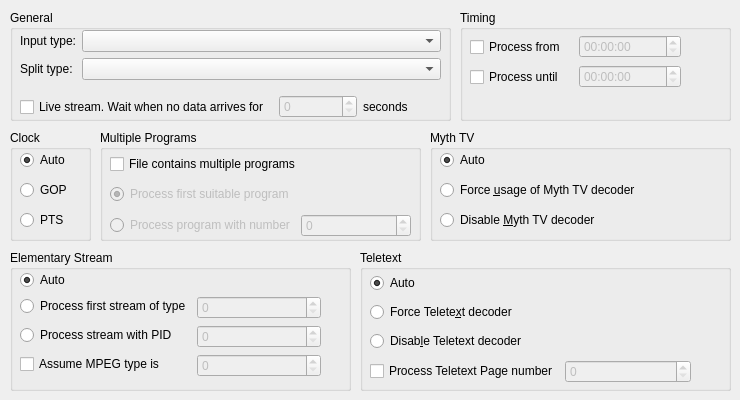
   <widget class="QWidget" name="tabInput">
    <attribute name="title">
     <string>Input</string>
    </attribute>
    <widget class="QGroupBox" name="gbGeneral">
     <property name="geometry">
      <rect>
       <x>10</x>
       <y>10</y>
       <width>441</width>
       <height>111</height>
      </rect>
     </property>
     <property name="title">
      <string>General</string>
     </property>
     <widget class="QWidget" name="horizontalLayoutWidget_4">
      <property name="geometry">
       <rect>
        <x>10</x>
        <y>80</y>
        <width>420</width>
        <height>34</height>
       </rect>
      </property>
      <layout class="QHBoxLayout" name="horizontalLayout_4">
       <item>
        <widget class="QCheckBox" name="cbLiveStream">
         <property name="text">
          <string>Live stream. Wait when no data arrives for </string>
         </property>
        </widget>
       </item>
       <item>
        <widget class="QSpinBox" name="sbLiveStreamWait">
         <property name="enabled">
          <bool>false</bool>
         </property>
         <property name="maximum">
          <number>120</number>
         </property>
         <property name="value">
          <number>0</number>
         </property>
        </widget>
       </item>
       <item>
        <widget class="QLabel" name="lLiveStreamSeconds">
         <property name="text">
          <string>seconds</string>
         </property>
        </widget>
       </item>
      </layout>
     </widget>
     <widget class="QWidget" name="formLayoutWidget_4">
      <property name="geometry">
       <rect>
        <x>10</x>
        <y>20</y>
        <width>421</width>
        <height>72</height>
       </rect>
      </property>
      <layout class="QFormLayout" name="formLayout_5">
       <item row="0" column="0">
        <widget class="QLabel" name="lInputType">
         <property name="text">
          <string>Input type:</string>
         </property>
        </widget>
       </item>
       <item row="0" column="1">
        <widget class="QComboBox" name="cbInputType"/>
       </item>
       <item row="1" column="0">
        <widget class="QLabel" name="lSplitType">
         <property name="text">
          <string>Split type:</string>
         </property>
        </widget>
       </item>
       <item row="1" column="1">
        <widget class="QComboBox" name="cbSplitType"/>
       </item>
      </layout>
     </widget>
    </widget>
    <widget class="QGroupBox" name="gbInputTime">
     <property name="geometry">
      <rect>
       <x>460</x>
       <y>10</y>
       <width>271</width>
       <height>111</height>
      </rect>
     </property>
     <property name="title">
      <string>Timing</string>
     </property>
     <widget class="QWidget" name="horizontalLayoutWidget_3">
      <property name="geometry">
       <rect>
        <x>10</x>
        <y>20</y>
        <width>211</width>
        <height>34</height>
       </rect>
      </property>
      <layout class="QHBoxLayout" name="horizontalLayout_3">
       <item>
        <widget class="QCheckBox" name="cbStartAt">
         <property name="text">
          <string>Process from</string>
         </property>
        </widget>
       </item>
       <item>
        <widget class="QTimeEdit" name="teStartAt">
         <property name="enabled">
          <bool>false</bool>
         </property>
        </widget>
       </item>
      </layout>
     </widget>
     <widget class="QWidget" name="horizontalLayoutWidget_2">
      <property name="geometry">
       <rect>
        <x>10</x>
        <y>50</y>
        <width>211</width>
        <height>34</height>
       </rect>
      </property>
      <layout class="QHBoxLayout" name="horizontalLayout_2">
       <item>
        <widget class="QCheckBox" name="cbEndAt">
         <property name="text">
          <string>Process until</string>
         </property>
        </widget>
       </item>
       <item>
        <widget class="QTimeEdit" name="teEndAt">
         <property name="enabled">
          <bool>false</bool>
         </property>
        </widget>
       </item>
      </layout>
     </widget>
    </widget>
    <widget class="QGroupBox" name="gbClock">
     <property name="geometry">
      <rect>
       <x>10</x>
       <y>130</y>
       <width>81</width>
       <height>111</height>
      </rect>
     </property>
     <property name="title">
      <string>Clock</string>
     </property>
     <widget class="QRadioButton" name="rbClockAuto">
      <property name="geometry">
       <rect>
        <x>10</x>
        <y>20</y>
        <width>61</width>
        <height>20</height>
       </rect>
      </property>
      <property name="text">
       <string>Auto</string>
      </property>
      <property name="checked">
       <bool>true</bool>
      </property>
     </widget>
     <widget class="QRadioButton" name="rbClockGOP">
      <property name="geometry">
       <rect>
        <x>10</x>
        <y>50</y>
        <width>61</width>
        <height>20</height>
       </rect>
      </property>
      <property name="text">
       <string>GOP</string>
      </property>
      <property name="checked">
       <bool>false</bool>
      </property>
     </widget>
     <widget class="QRadioButton" name="rbClockPTS">
      <property name="geometry">
       <rect>
        <x>10</x>
        <y>80</y>
        <width>61</width>
        <height>20</height>
       </rect>
      </property>
      <property name="text">
       <string>PTS</string>
      </property>
     </widget>
    </widget>
    <widget class="QGroupBox" name="gbMythTV">
     <property name="geometry">
      <rect>
       <x>430</x>
       <y>130</y>
       <width>301</width>
       <height>111</height>
      </rect>
     </property>
     <property name="title">
      <string>Myth TV</string>
     </property>
     <widget class="QRadioButton" name="rbMythTVAuto">
      <property name="geometry">
       <rect>
        <x>10</x>
        <y>20</y>
        <width>107</width>
        <height>20</height>
       </rect>
      </property>
      <property name="text">
       <string>Auto</string>
      </property>
      <property name="checked">
       <bool>true</bool>
      </property>
     </widget>
     <widget class="QRadioButton" name="rbMythTVForce">
      <property name="geometry">
       <rect>
        <x>10</x>
        <y>50</y>
        <width>241</width>
        <height>20</height>
       </rect>
      </property>
      <property name="text">
       <string>Force &amp;usage of Myth TV decoder</string>
      </property>
     </widget>
     <widget class="QRadioButton" name="rbMythTVDisable">
      <property name="geometry">
       <rect>
        <x>10</x>
        <y>80</y>
        <width>191</width>
        <height>20</height>
       </rect>
      </property>
      <property name="text">
       <string>Disable &amp;Myth TV decoder</string>
      </property>
     </widget>
    </widget>
    <widget class="QGroupBox" name="gbInputMultiprogram">
     <property name="geometry">
      <rect>
       <x>100</x>
       <y>130</y>
       <width>321</width>
       <height>111</height>
      </rect>
     </property>
     <property name="title">
      <string>Multiple Programs</string>
     </property>
     <widget class="QWidget" name="verticalLayoutWidget">
      <property name="geometry">
       <rect>
        <x>10</x>
        <y>20</y>
        <width>301</width>
        <height>92</height>
       </rect>
      </property>
      <layout class="QVBoxLayout" name="verticalLayout_2">
       <property name="spacing">
        <number>6</number>
       </property>
       <item>
        <widget class="QCheckBox" name="cbMultiprogram">
         <property name="text">
          <string>File contains multiple programs</string>
         </property>
        </widget>
       </item>
       <item>
        <widget class="QRadioButton" name="rbMultiprogramAuto">
         <property name="enabled">
          <bool>false</bool>
         </property>
         <property name="text">
          <string>Process first suitable program</string>
         </property>
         <property name="checked">
          <bool>true</bool>
         </property>
        </widget>
       </item>
       <item>
        <layout class="QHBoxLayout" name="horizontalLayout_5">
         <item>
          <widget class="QRadioButton" name="rbMultiprogramNumber">
           <property name="enabled">
            <bool>false</bool>
           </property>
           <property name="text">
            <string>Process program with number</string>
           </property>
          </widget>
         </item>
         <item>
          <widget class="QSpinBox" name="sbMultiprogramNumber">
           <property name="enabled">
            <bool>false</bool>
           </property>
           <property name="maximum">
            <number>32000</number>
           </property>
          </widget>
         </item>
        </layout>
       </item>
      </layout>
     </widget>
    </widget>
    <widget class="QGroupBox" name="gbElementaryStream">
     <property name="geometry">
      <rect>
       <x>10</x>
       <y>250</y>
       <width>341</width>
       <height>141</height>
      </rect>
     </property>
     <property name="title">
      <string>Elementary Stream</string>
     </property>
     <widget class="QWidget" name="formLayoutWidget">
      <property name="geometry">
       <rect>
        <x>10</x>
        <y>20</y>
        <width>301</width>
        <height>138</height>
       </rect>
      </property>
      <layout class="QFormLayout" name="formLayout">
       <property name="labelAlignment">
        <set>Qt::AlignLeading|Qt::AlignLeft|Qt::AlignVCenter</set>
       </property>
       <property name="verticalSpacing">
        <number>6</number>
       </property>
       <item row="0" column="0">
        <widget class="QRadioButton" name="rbESAuto">
         <property name="text">
          <string>Auto</string>
         </property>
         <property name="checked">
          <bool>true</bool>
         </property>
        </widget>
       </item>
       <item row="1" column="0">
        <widget class="QRadioButton" name="rbESType">
         <property name="text">
          <string>Process first stream of type</string>
         </property>
        </widget>
       </item>
       <item row="1" column="1">
        <widget class="QSpinBox" name="sbESType">
         <property name="enabled">
          <bool>false</bool>
         </property>
         <property name="maximum">
          <number>256</number>
         </property>
         <property name="displayIntegerBase">
          <number>16</number>
         </property>
        </widget>
       </item>
       <item row="2" column="0">
        <widget class="QRadioButton" name="rbESPID">
         <property name="text">
          <string>Process stream with PID</string>
         </property>
        </widget>
       </item>
       <item row="2" column="1">
        <widget class="QSpinBox" name="sbESPID">
         <property name="enabled">
          <bool>false</bool>
         </property>
         <property name="maximum">
          <number>32748</number>
         </property>
         <property name="displayIntegerBase">
          <number>16</number>
         </property>
        </widget>
       </item>
       <item row="3" column="0">
        <widget class="QCheckBox" name="cbTreatMPEGTypeAs">
         <property name="text">
          <string>Assume MPEG type is</string>
         </property>
        </widget>
       </item>
       <item row="3" column="1">
        <widget class="QSpinBox" name="sbTreatMPEGTypeAs">
         <property name="enabled">
          <bool>false</bool>
         </property>
        </widget>
       </item>
      </layout>
     </widget>
    </widget>
    <widget class="QGroupBox" name="gbTeletext">
     <property name="geometry">
      <rect>
       <x>360</x>
       <y>250</y>
       <width>371</width>
       <height>141</height>
      </rect>
     </property>
     <property name="title">
      <string>Teletext</string>
     </property>
     <widget class="QWidget" name="verticalLayoutWidget_3">
      <property name="geometry">
       <rect>
        <x>10</x>
        <y>20</y>
        <width>321</width>
        <height>120</height>
       </rect>
      </property>
      <layout class="QVBoxLayout" name="verticalLayout_4">
       <item>
        <widget class="QRadioButton" name="rbTeletextAuto">
         <property name="text">
          <string>Auto</string>
         </property>
         <property name="checked">
          <bool>true</bool>
         </property>
        </widget>
       </item>
       <item>
        <widget class="QRadioButton" name="rbTeletextForce">
         <property name="text">
          <string>Force Telete&amp;xt decoder</string>
         </property>
        </widget>
       </item>
       <item>
        <widget class="QRadioButton" name="rbTeletextDisable">
         <property name="text">
          <string>Disab&amp;le Teletext decoder</string>
         </property>
        </widget>
       </item>
       <item>
        <layout class="QHBoxLayout" name="horizontalLayout_6">
         <item>
          <widget class="QCheckBox" name="cbTeletextPage">
           <property name="text">
            <string>Process Teletext Page number</string>
           </property>
          </widget>
         </item>
         <item>
          <widget class="QSpinBox" name="sbTeletextPage">
           <property name="enabled">
            <bool>false</bool>
           </property>
           <property name="maximum">
            <number>999</number>
           </property>
          </widget>
         </item>
        </layout>
       </item>
      </layout>
     </widget>
    </widget>
   </widget>
